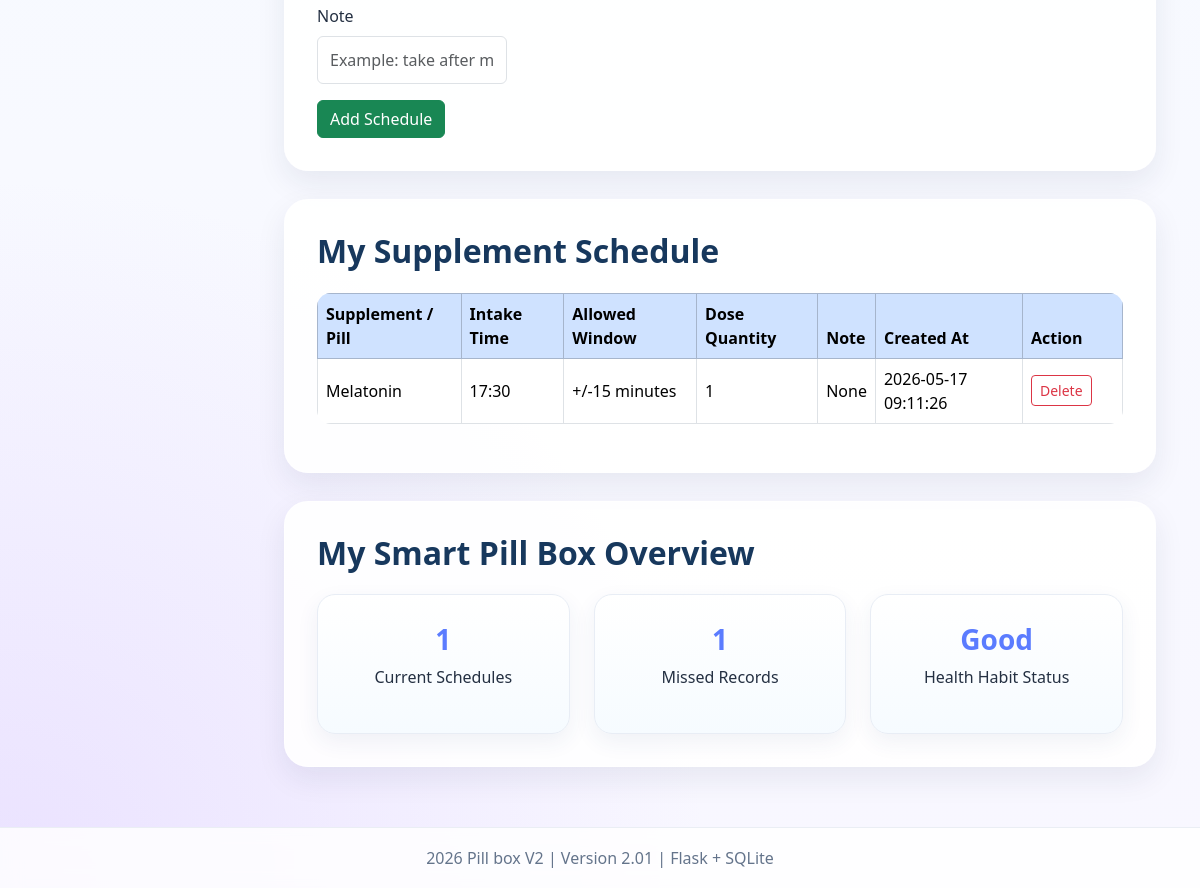
Before: /profile (signed in, lower part) with the older database file.
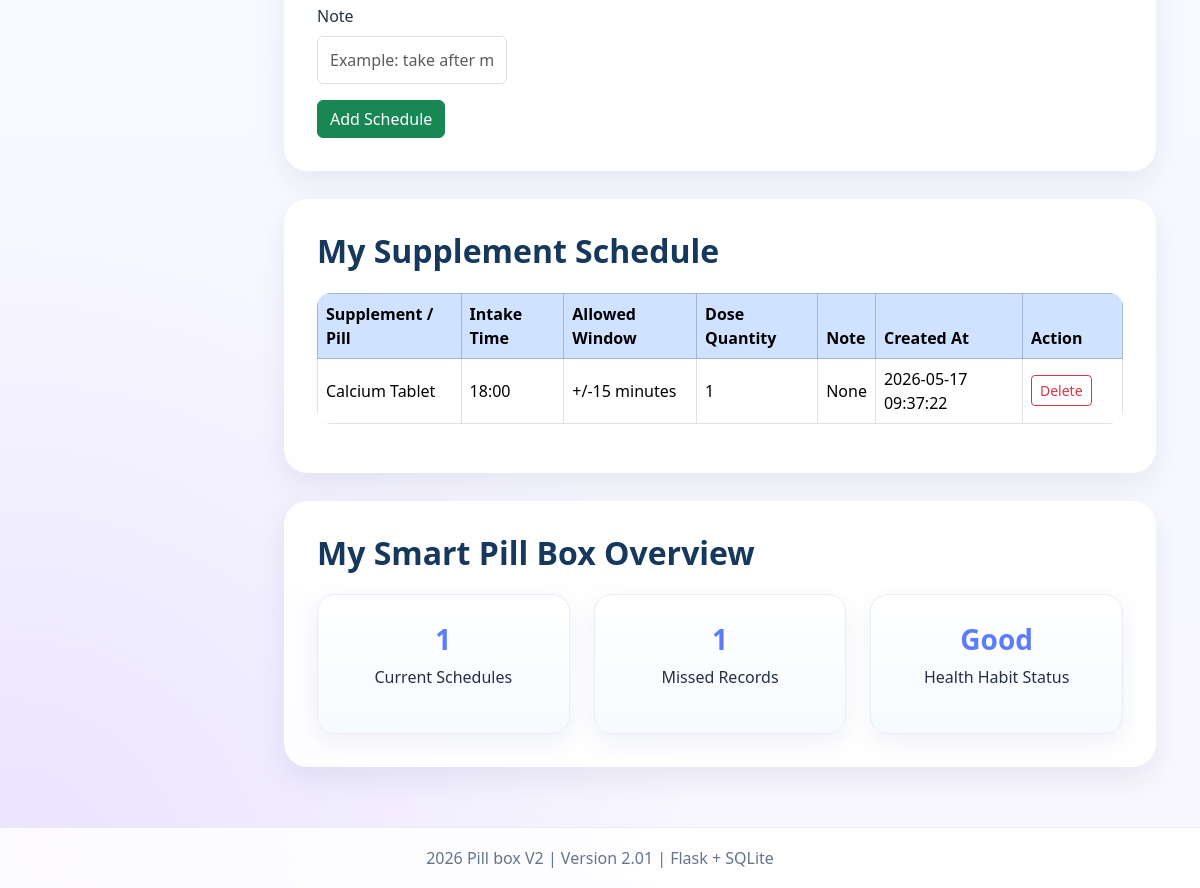
After: the same page with the newer database file.
### tables this page shows
CREATE TABLE supplement_schedule (
            id INTEGER PRIMARY KEY AUTOINCREMENT,
            user_id INTEGER NOT NULL,
            supplement_name TEXT NOT NULL,
            take_time TEXT NOT NULL,
            time_window INTEGER NOT NULL,
            note TEXT,
            created_at TIMESTAMP DEFAULT CURRENT_TIMESTAMP, target_quantity INTEGER NOT NULL DEFAULT 1,
            FOREIGN KEY (user_id) REFERENCES user(id)
        );

### Pill_box_V2_01_English/Pill_box_V2_01_English/app.py (the view, shortened to what this page needs)
@app.route("/profile", methods=["GET", "POST"])
@login_required
def profile():
    schedules = get_user_schedules(current_user.id)
    missed_reminder_count = get_missed_reminder_count(current_user.id)
    latest_face_enrollment = get_latest_face_enrollment_for_user(current_user.id)
    face_enrollment_gate = get_face_enrollment_gate(current_user.id)
    return render_template(
        "profile.html",
        supplement_options=SUPPLEMENT_OPTIONS,
        time_options=TIME_OPTIONS,
        window_options=WINDOW_OPTIONS,
        dose_quantity_options=DOSE_QUANTITY_OPTIONS,
        schedules=schedules,
        missed_reminder_count=missed_reminder_count,
        security_questions=get_security_questions(),
        security_question_text=SECURITY_QUESTION_LABELS.get(current_user.security_question),
        product_code_example=PRODUCT_CODE_EXAMPLE,
        default_product_code=DEFAULT_PRODUCT_CODE,
        default_device_id=DEFAULT_DEVICE_ID,
        universal_test_product_code=UNIVERSAL_TEST_PRODUCT_CODE,
        latest_face_enrollment=serialize_face_enrollment_session(latest_face_enrollment) if latest_face_enrollment else None,
        face_enrollment_gate=face_enrollment_gate,
    )

### Pill_box_V2_01_English/Pill_box_V2_01_English/app.py (called while the page is built)
def get_db_connection():
    try:
        conn = sqlite3.connect(DATABASE)
        conn.row_factory = sqlite3.Row
        return conn
    except sqlite3.DatabaseError as e:
        logger.error(f"Database connection failed: {e}")
        raise

def get_security_questions(randomize=False):
    questions = SECURITY_QUESTIONS.copy()
    if randomize:
        random.shuffle(questions)
    return questions

@login_manager.user_loader
def load_user(user_id):
    conn = get_db_connection()
    row = conn.execute("SELECT * FROM user WHERE id = ?", (user_id,)).fetchone()
    conn.close()
    return User.from_row(row)

def get_user_schedules(user_id):
    conn = get_db_connection()
    rows = conn.execute(
        """
        SELECT id, supplement_name, take_time, time_window, target_quantity, note, created_at
        FROM supplement_schedule
        WHERE user_id = ?
        ORDER BY take_time ASC, id DESC
        """,
        (user_id,),
    ).fetchall()
    conn.close()
    return rows

def get_missed_reminder_count(user_id):
    conn = get_db_connection()
    row = conn.execute(
        """
        SELECT COUNT(*) AS missed_count
        FROM device_reminder_event
        WHERE user_id = ? AND status = 'missed'
        """,
        (user_id,),
    ).fetchone()
    conn.close()
    return row["missed_count"] if row else 0

def get_face_enrollment_gate(user_id):
    threshold = app.config["FACE_ENROLLMENT_FAILURE_THRESHOLD"]
    conn = get_db_connection()
    try:
        rows = conn.execute(
            """
            SELECT status
            FROM face_enrollment_session
            WHERE user_id = ?
            ORDER BY id DESC
            """,
            (user_id,),
        ).fetchall()
    finally:
        conn.close()
    has_completed = any(row["status"] == "completed" for row in rows)
    failed_attempts = 0
    for row in rows:
        if row["status"] == "completed":
            break
        if row["status"] == "failed":
            failed_attempts += 1
    return {
        "has_completed": has_completed,
        "failed_attempts": failed_attempts,
        "failure_threshold": threshold,
        "password_fallback_required": (not has_completed and failed_attempts >= threshold),
    }

@app.context_processor
def inject_global_data():
    return {
        "project_name": app.config["PROJECT_NAME"],
        "project_version": app.config["PROJECT_VERSION"],
    }

### Pill_box_V2_01_English/Pill_box_V2_01_English/templates/profile.html (shortened to what this page needs)
{% extends "base.html" %}
{% block content %}
<section id="features" class="section-block mt-4">
    <form method="post" class="row g-3 align-items-start schedule-form">
        <div class="col-md-3 schedule-field">
            <label class="form-label">Note</label>
            <input type="text" name="note" class="form-control" placeholder="Example: take after meals">
        </div>
        <div class="col-12">
            <button type="submit" class="btn btn-success">Add Schedule</button>
        </div>
    </form>
</section>
<section id="usage" class="section-block bg-soft">
    <h2 class="section-title">My Supplement Schedule</h2>
    {% if schedules %}
        <div class="table-responsive">
            <table class="table table-bordered table-hover align-middle bg-white">
                <thead class="table-primary">
                    <tr>
                        <th>Supplement / Pill</th>
                        <th>Intake Time</th>
                        <th>Allowed Window</th>
                        <th>Dose Quantity</th>
                        <th>Note</th>
                        <th>Created At</th>
                        <th style="width: 100px;">Action</th>
                    </tr>
                </thead>
                <tbody>
                    {% for item in schedules %}
                        <tr>
                            <td>{{ item.supplement_name }}</td>
                            <td>{{ item.take_time }}</td>
                            <td>+/-{{ item.time_window }} minutes</td>
                            <td>{{ item.target_quantity }}</td>
                            <td>{{ item.note or "None" }}</td>
                            <td>{{ item.created_at }}</td>
                            <td>
                                <form method="post" action="{{ url_for('delete_schedule', schedule_id=item.id) }}" onsubmit="return confirm('Are you sure you want to delete this schedule?');" style="display:inline;">
                                    <button type="submit" class="btn btn-sm btn-outline-danger">Delete</button>
                                </form>
                            </td>
                        </tr>
                    {% endfor %}
                </tbody>
            </table>
        </div>
    {% else %}
        <p class="text-muted mb-0">You have not added any supplement schedules yet.</p>
    {% endif %}
</section>
<section class="section-block">
    <h2 class="section-title">My Smart Pill Box Overview</h2>
    <div class="row g-4">
        <div class="col-md-4">
            <div class="stat-card">
                <h3>{{ schedules|length }}</h3>
                <p>Current Schedules</p>
            </div>
        </div>
        <div class="col-md-4">
            <div class="stat-card">
                <h3>{{ missed_reminder_count }}</h3>
                <p>Missed Records</p>
            </div>
        </div>
        <div class="col-md-4">
            <div class="stat-card">
                <h3>Good</h3>
                <p>Health Habit Status</p>
            </div>
        </div>
    </div>
</section>
{% endblock %}

### Pill_box_V2_01_English/Pill_box_V2_01_English/templates/base.html (shortened to what this page needs)
<!doctype html>
<html lang="zh-CN">
<head>
    <link href="https://cdn.jsdelivr.net/npm/bootstrap@5.3.3/dist/css/bootstrap.min.css" rel="stylesheet">
    <link href="{{ url_for('static', filename='css/custom.css') }}" rel="stylesheet">
</head>
<body id="top"
      {% if current_user.is_authenticated %}
      data-face-status-url="{{ url_for('face_unlock_status') }}"
      data-face-unlock-url="{{ url_for('unlock_pill_box') }}"
      data-suppress-face-unlock-alert="{{ 'true' if request.endpoint == 'face_enrollment_page' else 'false' }}"
      {% endif %}>
<div class="layout-wrapper">
    <main class="content-area">
        <div class="container-fluid">
            {% block content %}{% endblock %}
        </div>
    </main>
</div>
<footer class="footer">
    <p class="mb-0">2026 {{ project_name }} | Version {{ project_version }} | Flask + SQLite</p>
</footer>
</body>
</html>

### Pill_box_V2_01_English/Pill_box_V2_01_English/static/css/custom.css (style rules this page uses)
html { scroll-behavior: smooth; }
body { background: radial-gradient(circle at top left, rgba(255, 214, 153, 0.45), transparent 26%), radial-gradient(circle at top right, rgba(156, 214, 255, 0.35), transparent 22%), radial-gradient(circle at bottom left, rgba(198, 170, 255, 0.28), transparent 24%), linear-gradient(180deg, #fffaf5 0%, #f7fbff 46%, #f8f7ff 100%); padding-top: 70px; color: #243042; min-height: 100vh; }
.layout-wrapper { display: flex; min-height: calc(100vh - 70px); }
.content-area { flex: 1; padding: 32px; overflow: hidden; }
.section-block { background: rgba(255, 255, 255, 0.88); padding: 32px; border-radius: 24px; margin-bottom: 28px; box-shadow: 0 12px 30px rgba(21, 40, 72, 0.08); border: 1px solid rgba(255,255,255,0.66); }
.section-title { margin-bottom: 22px; font-weight: 800; color: #17385d; }
.schedule-form .form-label { align-items: flex-end; display: flex; min-height: 48px; }
.schedule-form .form-select, .schedule-form .form-control { min-height: 48px; }
.stat-card { background: linear-gradient(180deg, #ffffff 0%, #f6fbff 100%); border: 1px solid #e8edf5; border-radius: 18px; padding: 28px; text-align: center; box-shadow: 0 8px 22px rgba(39, 72, 122, 0.07); }
.stat-card h3 { color: #5b7cff; font-weight: 800; }
.table { border-radius: 14px; overflow: hidden; }
.footer { background: rgba(255,255,255,0.82); border-top: 1px solid rgba(232, 237, 243, 0.9); text-align: center; padding: 18px; color: #64748b; backdrop-filter: blur(10px); }

Changed rows visible on the page:
removed supplement_schedule: supplement_name "Melatonin", take_time "17:30", time_window "15", target_quantity "1", note "None", created_at "2026-05-17 09:11:26"
added supplement_schedule: supplement_name "Calcium Tablet", take_time "18:00", time_window "15", target_quantity "1", note "None", created_at "2026-05-17 09:37:22"
